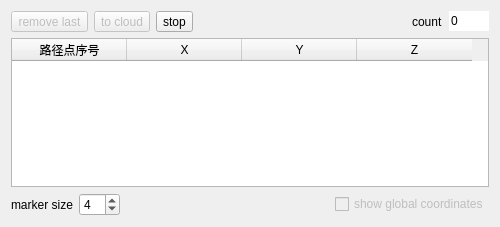
<?xml version="1.0" encoding="UTF-8"?>
<ui version="4.0">
 <class>LabelPathDlg</class>
 <widget class="QDialog" name="LabelPathDlg">
  <property name="geometry">
   <rect>
    <x>0</x>
    <y>0</y>
    <width>500</width>
    <height>227</height>
   </rect>
  </property>
  <property name="minimumSize">
   <size>
    <width>500</width>
    <height>0</height>
   </size>
  </property>
  <property name="windowTitle">
   <string>Point list picking</string>
  </property>
  <layout class="QVBoxLayout" name="verticalLayout">
   <item>
    <layout class="QHBoxLayout" name="horizontalLayout">
     <item>
      <widget class="QToolButton" name="revertToolButton">
       <property name="enabled">
        <bool>false</bool>
       </property>
       <property name="statusTip">
        <string>Remove last entry</string>
       </property>
       <property name="whatsThis">
        <string>Remove last entry</string>
       </property>
       <property name="text">
        <string>remove last</string>
       </property>
       <property name="icon">
        <iconset resource="../icons.qrc">
         <normaloff>:/CC/images/smallReset.png</normaloff>:/CC/images/smallReset.png</iconset>
       </property>
      </widget>
     </item>
     <item>
      <widget class="QToolButton" name="validToolButton">
       <property name="enabled">
        <bool>false</bool>
       </property>
       <property name="statusTip">
        <string>Convert list to new cloud (and close dialog)</string>
       </property>
       <property name="whatsThis">
        <string>Convert list to new cloud (and close dialog)</string>
       </property>
       <property name="text">
        <string>to cloud</string>
       </property>
       <property name="icon">
        <iconset resource="../icons.qrc">
         <normaloff>:/CC/images/smallValidate.png</normaloff>:/CC/images/smallValidate.png</iconset>
       </property>
      </widget>
     </item>
     <item>
      <widget class="QToolButton" name="cancelToolButton">
       <property name="toolTip">
        <string>Close dialog (list will be lost)</string>
       </property>
       <property name="statusTip">
        <string>Close dialog (list will be lost)</string>
       </property>
       <property name="text">
        <string>stop</string>
       </property>
       <property name="icon">
        <iconset resource="../icons.qrc">
         <normaloff>:/CC/images/smallCancel.png</normaloff>:/CC/images/smallCancel.png</iconset>
       </property>
      </widget>
     </item>
     <item>
      <spacer name="horizontalSpacer_2">
       <property name="orientation">
        <enum>Qt::Horizontal</enum>
       </property>
       <property name="sizeHint" stdset="0">
        <size>
         <width>40</width>
         <height>20</height>
        </size>
       </property>
      </spacer>
     </item>
     <item>
      <widget class="QLabel" name="label_2">
       <property name="text">
        <string>count</string>
       </property>
      </widget>
     </item>
     <item>
      <widget class="QLineEdit" name="countLineEdit">
       <property name="sizePolicy">
        <sizepolicy hsizetype="Fixed" vsizetype="Fixed">
         <horstretch>0</horstretch>
         <verstretch>0</verstretch>
        </sizepolicy>
       </property>
       <property name="maximumSize">
        <size>
         <width>40</width>
         <height>16777215</height>
        </size>
       </property>
       <property name="text">
        <string notr="true">0</string>
       </property>
       <property name="maxLength">
        <number>255</number>
       </property>
       <property name="frame">
        <bool>false</bool>
       </property>
       <property name="readOnly">
        <bool>true</bool>
       </property>
      </widget>
     </item>
    </layout>
   </item>
   <item>
    <widget class="QTableWidget" name="tableWidget">
     <property name="editTriggers">
      <set>QAbstractItemView::NoEditTriggers</set>
     </property>
     <property name="showDropIndicator" stdset="0">
      <bool>false</bool>
     </property>
     <property name="selectionMode">
      <enum>QAbstractItemView::NoSelection</enum>
     </property>
     <attribute name="horizontalHeaderDefaultSectionSize">
      <number>115</number>
     </attribute>
     <attribute name="verticalHeaderDefaultSectionSize">
      <number>20</number>
     </attribute>
     <column>
      <property name="text">
       <string>路径点序号</string>
      </property>
     </column>
     <column>
      <property name="text">
       <string notr="true">X</string>
      </property>
     </column>
     <column>
      <property name="text">
       <string notr="true">Y</string>
      </property>
     </column>
     <column>
      <property name="text">
       <string notr="true">Z</string>
      </property>
     </column>
    </widget>
   </item>
   <item>
    <layout class="QHBoxLayout" name="horizontalLayout_2">
     <item>
      <widget class="QLabel" name="label">
       <property name="text">
        <string>marker size</string>
       </property>
      </widget>
     </item>
     <item>
      <widget class="QSpinBox" name="markerSizeSpinBox">
       <property name="minimum">
        <number>1</number>
       </property>
       <property name="maximum">
        <number>99</number>
       </property>
       <property name="value">
        <number>4</number>
       </property>
      </widget>
     </item>
     <item>
      <spacer name="horizontalSpacer">
       <property name="orientation">
        <enum>Qt::Horizontal</enum>
       </property>
       <property name="sizeHint" stdset="0">
        <size>
         <width>40</width>
         <height>20</height>
        </size>
       </property>
      </spacer>
     </item>
     <item>
      <widget class="QCheckBox" name="showGlobalCoordsCheckBox">
       <property name="enabled">
        <bool>false</bool>
       </property>
       <property name="toolTip">
        <string>Show global coordinates (instead of shifted ones)</string>
       </property>
       <property name="text">
        <string>show global coordinates</string>
       </property>
      </widget>
     </item>
    </layout>
   </item>
  </layout>
 </widget>
 <resources>
  <include location="../icons.qrc"/>
 </resources>
 <connections/>
</ui>
